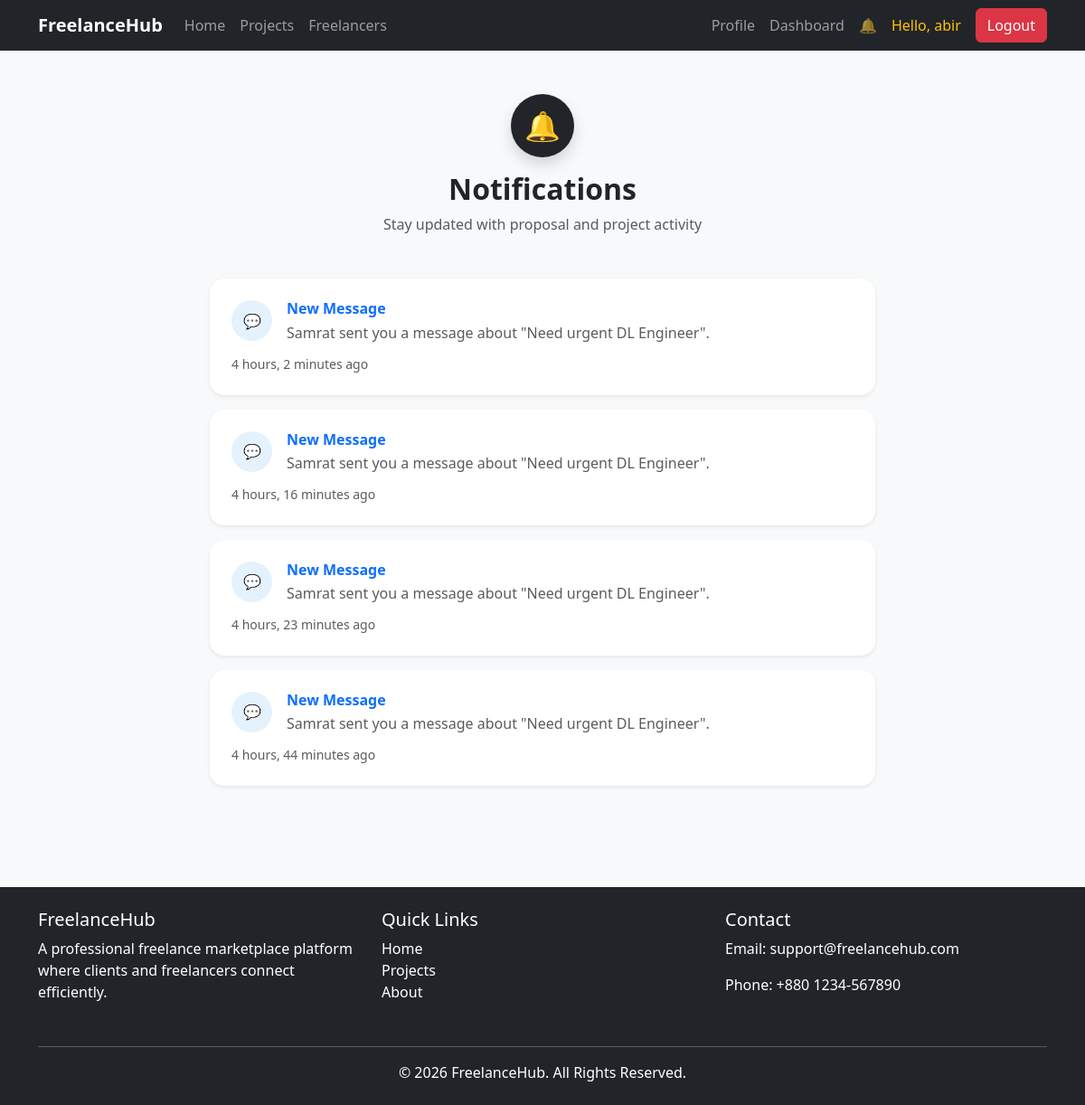
Screenshot of /notifications/ (signed in) with the database file from the repository.
### accounts/models.py (models this page shows, shortened)
class User(AbstractUser):
    role= models.CharField(max_length=50,choices=ROLE_CHOICES)
    is_verified= models.BooleanField(default=False)

### notifications/models.py (models this page shows, shortened)
class Notification(models.Model):
    TYPE_CHOICES = (
        ('proposal', 'Proposal'),
        ('message', 'Message'),
    )
    user = models.ForeignKey(
        settings.AUTH_USER_MODEL,
        on_delete=models.CASCADE,
        related_name='notifications'
    )
    notification_type = models.CharField(
        max_length=20,
        choices=TYPE_CHOICES,
        default='proposal'
    )
    message = models.TextField()
    conversation = models.ForeignKey(
        Conversation,
        on_delete=models.CASCADE,
        null=True,
        blank=True
    )
    is_read = models.BooleanField(
        default=False
    )
    created_at = models.DateTimeField(
        auto_now_add=True
    )

### notifications/views.py (the view)
@login_required
def notification_list(request):
    notifications = Notification.objects.filter(
        user=request.user
    ).order_by(
        '-created_at'
    )
    notifications.update(
        is_read=True
    )
    return render(
        request,
        'notifications/list.html',
        {
            'notifications': notifications
        }
    )

### notifications/context_processors.py (called while the page is built)
def notification_count(request):
    count = 0
    if request.user.is_authenticated:
        count = Notification.objects.filter(
            user=request.user,
            is_read=False
        ).count()
    return {
        'notification_count': count
    }

### notifications/templates/notifications/list.html (shortened to what this page needs)
{% extends 'base.html' %}
{% block content %}
<div class="container py-5">
    <div class="row justify-content-center">
        <div class="col-lg-8">
            <div class="text-center mb-5">
                <div
                    class="d-inline-flex justify-content-center align-items-center bg-dark text-white rounded-circle shadow mb-3"
                    style="width:70px;height:70px;"
                >
                    <h2 class="mb-0">
                        🔔
                    </h2>
                </div>
                <h2 class="fw-bold mb-2">
                    Notifications
                </h2>
                <p class="text-muted mb-0">
                    Stay updated with proposal and project activity
                </p>
            </div>
            {% if notifications %}
                {% for notification in notifications %}
                    {% if notification.notification_type == 'message' and notification.conversation %}
                    <a
                        href="{% url 'conversation_detail' notification.conversation.id %}"
                        class="text-decoration-none"
                    >
                    {% endif %}
                    <div
                        class="card border-0 shadow-sm rounded-4 mb-3 notification-card"
                    >
                        <div class="card-body p-4">
                            <div
                                class="d-flex justify-content-between align-items-start flex-wrap gap-2"
                            >
                                <div class="d-flex align-items-start gap-3">
                                    <div
                                        class="rounded-circle d-flex justify-content-center align-items-center"
                                        style="
                                            width:45px;
                                            height:45px;
                                            {% if notification.notification_type == 'proposal' %}
                                            background:#e8f5e9;
                                            {% else %}
                                            background:#e3f2fd;
                                            {% endif %}
                                        "
                                    >
                                        {% if notification.notification_type == 'proposal' %}
                                        📄
                                        {% else %}
                                        💬
                                        {% endif %}
                                    </div>
                                    <div>
                                        {% if notification.notification_type == 'proposal' %}
                                        <h6
                                            class="mb-1 fw-semibold text-success"
                                        >
                                            Proposal Update
                                        </h6>
                                        {% else %}
                                        <h6
                                            class="mb-1 fw-semibold text-primary"
                                        >
                                            New Message
                                        </h6>
                                        {% endif %}
                                        <p class="mb-1 text-muted">
                                            {{ notification.message }}
                                        </p>
                                    </div>
                                </div>
                                <small class="text-muted">
                                    {{ notification.created_at|timesince }}
                                    ago
                                </small>
                            </div>
                        </div>
                    </div>
                    {% if notification.notification_type == 'message' and notification.conversation %}
                    </a>
                    {% endif %}
                {% endfor %}
            {% endif %}
        </div>
    </div>
</div>
{% endblock %}

### templates/navbar.html (shortened to what this page needs)
<nav class="navbar navbar-expand-lg navbar-dark bg-dark">
  <div class="container">
    <a class="navbar-brand fw-bold" href="/"> FreelanceHub </a>
    <div class="collapse navbar-collapse" id="navbarContent">
      <ul class="navbar-nav me-auto mb-2 mb-lg-0">
        <li class="nav-item">
          <a class="nav-link" href="/"> Home </a>
        </li>
        <li class="nav-item">
          <a class="nav-link" href="{% url 'project_list' %}"> Projects </a>
        </li>
        <li class="nav-item">
          <a class="nav-link" href="#"> Freelancers </a>
        </li>
      </ul>
      <ul class="navbar-nav align-items-center">
        {% if user.is_authenticated %}
        <li class="nav-item">
          <a class="nav-link" href="{% url 'profile' %}"> Profile </a>
        </li>
        <li class="nav-item">
          {% if user.role == 'client' %}
          <a class="nav-link" href="{% url 'proposal_dashboard' %}">
            Dashboard
          </a>
          {% elif user.role == 'freelancer' %}
          <a class="nav-link" href="{% url 'freelancer_dashboard' %}">
            Dashboard
          </a>
          {% endif %}
        </li>
        <li class="nav-item">
          <a
            class="nav-link position-relative"
            href="{% url 'notifications' %}"
          >
            🔔
          </a>
        </li>
        <li class="nav-item">
          <span class="nav-link text-warning">
            Hello, {{ user.first_name }}
          </span>
        </li>
        <li class="nav-item">
          <a class="btn btn-danger ms-2" href="{% url 'logout' %}"> Logout </a>
        </li>
        {% endif %}
      </ul>
    </div>
  </div>
</nav>

### static/style.css (style rules this page uses)
body { background-color: #f8f9fa; }
.navbar a { text-decoration: none; }

### notifications/templates/notifications/list.html (style rules this page uses)
.notification-card { transition: all .25s ease; cursor: pointer; }

### rows the page displays
User: first_name "abir"
Notification: notification_type "New Message", message "Samrat sent you a message about \"Need urgent DL Engineer\".", created_at "4 hours, 2 minutes"
Notification: notification_type "New Message", message "Samrat sent you a message about \"Need urgent DL Engineer\".", created_at "4 hours, 16 minutes"
Notification: notification_type "New Message", message "Samrat sent you a message about \"Need urgent DL Engineer\".", created_at "4 hours, 23 minutes"
Notification: notification_type "New Message", message "Samrat sent you a message about \"Need urgent DL Engineer\".", created_at "4 hours, 44 minutes"
